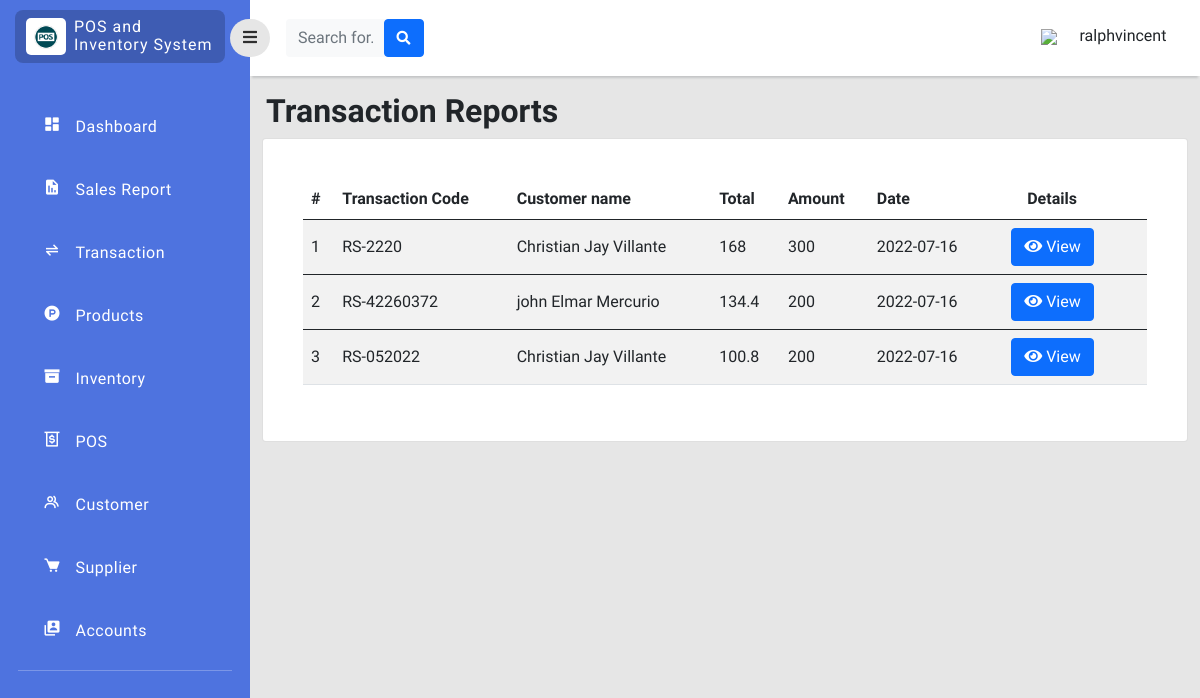
Page /php/transaction.php (signed in) on the committed database.
### tables this page shows
CREATE TABLE `sales_detail` (
  `transac_id` int(11) NOT NULL,
  `transac_code` varchar(255) NOT NULL,
  `transac_subtotal` double NOT NULL,
  `customer_id` int(11) NOT NULL,
  `transac_tax` double NOT NULL,
  `transac_total` double NOT NULL,
  `transac_profit` double NOT NULL,
  `cash` double NOT NULL,
  `sales_change` double NOT NULL,
  `date_purchase` date DEFAULT current_timestamp()
);

CREATE TABLE `customers` (
  `customer_id` int(11) NOT NULL,
  `first_name` varchar(255) NOT NULL,
  `last_name` varchar(255) NOT NULL,
  `address` varchar(255) NOT NULL,
  `contact_no` varchar(255) NOT NULL,
  `customer_status` enum('active','archieve') NOT NULL,
  `date_created` date NOT NULL
);

### php/transaction.php (the view, shortened to what this page needs)
<?php
function createRandomPassword() {
    $chars = "003232303232023232023456789";
    $i = 0;
    $pass = '' ;
    while ($i <= 7) {
        $num = rand() % 33;
        $tmp = substr($chars, $num, 1);
        $pass = $pass . $tmp;
        $i++;
    }
    return $pass;
}
$finalcode='RS-'.createRandomPassword();
include 'connection.php';
?>
<!doctype html>
<html lang="en">
  <head>
    <link href="https://cdn.jsdelivr.net/npm/bootstrap@5.0.2/dist/css/bootstrap.min.css" rel="stylesheet"
>
    <link rel="stylesheet" type="text/css" href="../style/dash.css">
    <link
      href="https://cdnjs.cloudflare.com/ajax/libs/font-awesome/5.15.1/css/all.min.css"
      rel="stylesheet"
    />
    <link href='https://unpkg.com/boxicons@2.1.2/css/boxicons.min.css' rel='stylesheet'>
    </head>
    <body>
    <div class="page">
        <div class="sidebar">
            <div class="sidebar-header">
                <div class="sidebar-logo-container">
                    <div class="logo-container">
                        <img class="logo-sidebar" src="../image/logo.png" />
                    </div>
                    <div class="sys-name-container mt-2">
                        <p class="sys-name">
                            POS and <br>
                            <span class="brand-subname">
                            Inventory System
                            </span>
                        </p>
                    </div>
                </div>
            </div>
            <div class="sidebar-body">
                <ul class="navigation-list">
                    <li class="navigation-list-item">
                        <a class="navigation-link" href="dashboard.php">
                            <div class="row">
                                <div class="col-2">
                                    <i class='bx bxs-dashboard'></i>
                                </div>
                                <div class="col-9">
                                    Dashboard
                                </div>
                            </div>
                        </a>
                    </li>
                    <li class="navigation-list-item">
                        <a class="navigation-link" href="transaction_report.php?sales=0&trans=0">
                            <div class="row">
                                <div class="col-2">
                                    <i class='bx bxs-report'></i>
                                </div>
                                <div class="col-9">
                                    Sales Report
                                </div>
                            </div>
                        </a>
                    </li>
                    <li class="navigation-list-item">
                        <a class="navigation-link" href="transaction.php">
                            <div class="row">
                                <div class="col-2">
                                    <i class='bx bx-transfer-alt'></i>
                                </div>
                                <div class="col-9">
                                    Transaction
                                </div>
                            </div>
                        </a>
                    </li>
                    <li class="navigation-list-item">
                        <a class="navigation-link" href="product.php">
                            <div class="row">
                                <div class="col-2">
                                    <i class='bx bxl-product-hunt' ></i>
                                </div>
                                <div class="col-9">
                                    Products
                                </div>
                            </div>
                        </a>
                    </li>
                     <li class="navigation-list-item">
                        <a class="navigation-link" href="inventory.php">
                            <div class="row">
                                <div class="col-2">
                                    <i class='bx bxs-box'></i>
                                </div>
                                <div class="col-9">
                                    Inventory
                                </div>
                            </div>
                        </a>
                    </li>
                    <li class="navigation-list-item">
                        <a class="navigation-link" href="../cashier/dashboard.php?invoice=<?php echo $finalcode;  ?>">
                            <div class="row">
                                <div class="col-2">
                                    <i class='bx bx-money-withdraw'></i>
                                </div>
                                <div class="col-9">
                                    POS
                                </div>
                            </div>
                        </a>
                    </li>
                    <li class="navigation-list-item">
                        <a class="navigation-link" href="customer.php">
                            <div class="row">
                                <div class="col-2">
                                    <i class='bx bx-group'></i>
                                </div>
                                <div class="col-9">
                                    Customer
                                </div>
                            </div>
                        </a>
                    </li>
                    <li class="navigation-list-item">
                        <a class="navigation-link" href="supplier.php">
                            <div class="row">
                                <div class="col-2">
                                    <i class='bx bxs-cart' ></i>
                                </div>
                                <div class="col-9">
                                    Supplier
                                </div>
                            </div>
                        </a>
                    </li>
                    <li class="navigation-list-item">
                        <a class="navigation-link" href="user_manager.php">
                            <div class="row">
                                <div class="col-2">
                                    <i class='bx bxs-user-account'></i>
                                </div>
                                <div class="col-9">
                                    Accounts
                                </div>
                            </div>
                        </a>
                    </li>
                    <hr style="color:rgb(255, 255, 255);margin-top:10px;">
                </ul>
            </div>
        </div>
        <div class="content">
            <div class="navigationBar justify-content-between">
                <button id="sidebarToggle" class="btn sidebarToggle">
                    <i class="fas fa-bars"></i>
                </button>
                <form class="d-none d-sm-inline-block form-inline mr-auto ml-md-3 my-2 my-md-0 mw-100 navbar-search ms-3" style="padding-right: 65%;">
                    <div class="input-group">
                        <input type="text" class="form-control bg-light border-0 small" placeholder="Search for..."aria-label="Search" aria-describedby="basic-addon2"id="SearchMo" onkeyup="myFunction()">
                        <div class="input-group-append">
                            <button class="btn btn-primary" type="button">
                                <i class="fas fa-search fa-sm"></i>
                            </button>
                        </div>
                    </div>
                </form>
                <div>
                    <div class="dropdown pb-1 me-4">
                        <a href="#" class="d-flex align-items-center text-white text-decoration-none dropdown-toggle" id="dropdownUser1" data-bs-toggle="dropdown" aria-expanded="false">
                            <div class="col-2">
                                <img class="mr-3" src="../image/user_35px.png" />
                            </div>
                            <span class="d-none d-sm-inline mx-1 ms-3 text-dark"><?php echo $_SESSION["username"];  ?></span>
                        </a>
                    </div>
                </div>
            </div>
            <div class="col py-3 d-flex justify-content-center overflow-auto">
                 <div class="container-fluid">
                    <div class="row">
                        <h2 class="text-dark text-start ps-3 fw-bold ">Transaction Reports </h2><br>
                    </div>
                    <div class="row">
                        <div class="col ">
                            <div class="card">
                                <div class="card-body rounded-3 m-4 table-responsive-sm">
                                    <table class="table table-striped align-middle" id="TransTab">
                                        <thead>
                                            <tr>
                                                <th scope="col">#</th>
                                                <th scope="col">Transaction Code</th>
                                                <th scope="col">Customer name</th>
                                                <th scope="col">Total</th>
                                                <th scope="col">Amount</th>
                                                <th scope="col">Date</th>
                                                <th scope="col" style="padding-left: 40px;">Details</th>
                                            </tr>
                                        </thead>
                                        <tbody>
                                             <?php
                                            $code = mysqli_query($con,"SELECT * FROM sales_detail,customers  WHERE(sales_detail.customer_id=customers.customer_id)");
                                            while ($row=mysqli_fetch_array($code)) { ?>
                                            <tr>
                                                <td><?php echo $row['transac_id'];  ?></td>
                                                <td><?php echo $row['transac_code'];  ?></td>
                                                <td><?php echo $row['first_name']." ". $row['last_name'];  ?></td>
                                                <td><?php echo $row['transac_total'];  ?></td>
                                                <td><?php echo $row['cash'];  ?></td>
                                                <td><?php echo $row['date_purchase'];  ?></td>
                                                <td>
                                                        <a href="receipt.php?invoice=<?php echo $row['transac_code']; ?>"><button class="btn btn-primary editbtn mx-3" data-toggle="modal" type="button"><i class="fas fa-eye"data-toggle="tooltip" title="edit"></i> View</button></a>
                                                </td>
                                            </tr>
                                        </tbody>
                                         <?php } ?>
                                    </table>
                                </div>
                            </div>
                        </div>
                    </div>
                </div>
            </div>
        </div>
    </div>
</body>
</html>

### style/dash.css (style rules this page uses)
* { font-family: 'Fira Sans', sans-serif; }
body { background-color: #e6e6e6; }
.page .sidebar { background: rgb(78, 115, 223); position: fixed; top: 0; left: 0; width: 250px; height: 100vh; overflow-y: auto; overflow-x: hidden; transition: all 0.3s ease; }
.page .content { margin-left: 250px; transition: all 0.3s ease; }
.navigationBar { background-color: white; height: 50px; display: flex; padding: 38px 0px; align-items: center; box-shadow: 0 4px 2px -2px #c5c6c7; }
.sidebarToggle { font-size: 16px; color: rgb(0, 0, 0, 0.8); margin-left: -20px; z-index: 999; border-radius: 50px; background-color: #e6e6e6; transition: all 0.3s ease; outline: none!important; box-shadow: none!important; }
.sidebar-header { padding: 10px 25px 10px 15px; }
.sidebar-logo-container { background-color: rgb(0, 0, 0, 0.2); border-radius: 8px; padding-left: 3px; display: flex; }
.logo-container { max-width: 40px; background-color: #fff; border-radius: 5px; margin: 8px; padding: 6px 8px; }
.logo-sidebar { width: 100%; height: auto; }
.sys-name { color: white; margin: 0px; line-height: 1.1rem; font-size: 16px; letter-spacing: 1px; font-family: 'Roboto', sans-serif; }
.navigation-list { list-style-type:none; padding: 0px 18px; margin-top: 30px; }
.navigation-list-item { padding: 12px 18px 12px 25px; margin: 15px 0px; border-radius: 8px; }
.navigation-link { color: #fff; letter-spacing: 0.5px; font-weight: 400; text-decoration: none; font-size: 16px; font-family: 'Roboto', sans-serif; }
.navigation-link i { font-size: 18px; color: #fff; }

### rows in the picture
sales_detail: transac_id "1", transac_code "RS-2220", customer.first_name "Christian Jay", customer.last_name "Villante", transac_total "168", cash "300", date_purchase "2022-07-16"
sales_detail: transac_id "2", transac_code "RS-42260372", customer.first_name "john Elmar", customer.last_name "Mercurio", transac_total "134.4", cash "200", date_purchase "2022-07-16"
sales_detail: transac_id "3", transac_code "RS-052022", customer.first_name "Christian Jay", customer.last_name "Villante", transac_total "100.8", cash "200", date_purchase "2022-07-16"

### other values in the picture
$_SESSION["username"] "ralphvincent"
